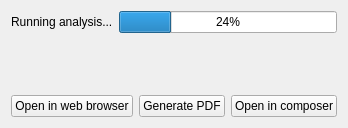
       <widget class="QWidget" name="pgF25Progress">
        <property name="sizePolicy">
         <sizepolicy hsizetype="Preferred" vsizetype="MinimumExpanding">
          <horstretch>0</horstretch>
          <verstretch>0</verstretch>
         </sizepolicy>
        </property>
        <layout class="QVBoxLayout" name="verticalLayout_16">
         <item>
          <layout class="QHBoxLayout" name="horizontalLayout_3">
           <item>
            <widget class="QLabel" name="lblAnalysisStatus">
             <property name="styleSheet">
              <string notr="true">font: 11pt &quot;Ubuntu&quot;;</string>
             </property>
             <property name="text">
              <string>Running analysis...</string>
             </property>
             <property name="wordWrap">
              <bool>true</bool>
             </property>
            </widget>
           </item>
           <item>
            <widget class="QProgressBar" name="pbProgress">
             <property name="value">
              <number>24</number>
             </property>
            </widget>
           </item>
          </layout>
         </item>
         <item>
          <widget class="MessageViewer" name="wvResults" native="true">
           <property name="sizePolicy">
            <sizepolicy hsizetype="Expanding" vsizetype="Preferred">
             <horstretch>0</horstretch>
             <verstretch>0</verstretch>
            </sizepolicy>
           </property>
           <property name="minimumSize">
            <size>
             <width>100</width>
             <height>50</height>
            </size>
           </property>
           <property name="maximumSize">
            <size>
             <width>16777215</width>
             <height>16777215</height>
            </size>
           </property>
           <property name="url" stdset="0">
            <url>
             <string>about:blank</string>
            </url>
           </property>
          </widget>
         </item>
         <item>
          <layout class="QHBoxLayout" name="hltGenerateRaports">
           <item>
            <widget class="QPushButton" name="pbnReportWeb">
             <property name="text">
              <string>Open in web browser</string>
             </property>
            </widget>
           </item>
           <item>
            <widget class="QPushButton" name="pbnReportPDF">
             <property name="text">
              <string>Generate PDF</string>
             </property>
            </widget>
           </item>
           <item>
            <widget class="QPushButton" name="pbnReportComposer">
             <property name="text">
              <string>Open in composer</string>
             </property>
            </widget>
           </item>
          </layout>
         </item>
        </layout>
       </widget>
